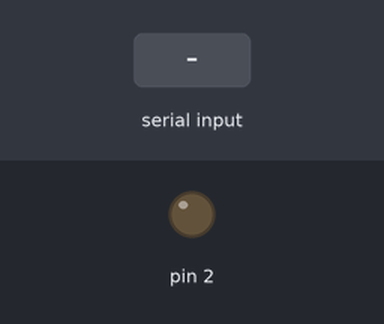
A sketch run on a simulated Arduino Uno, built with avr-gcc and run on an emulated ATmega328P. Parts: output pins drawn as LEDs (lit = HIGH). Inputs (shaded band) come from the test bench.

Above: at 1.2 s.
1.3 s: "a" received over Serial
At 2.5 s:
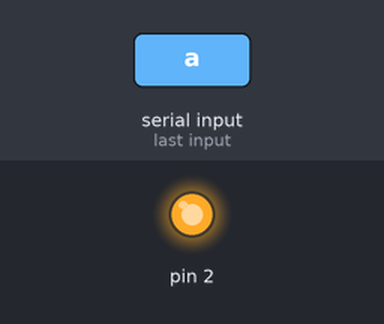
2.8 s: "b" received over Serial
At 3.7 s:
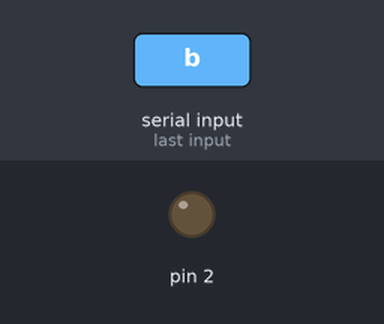
Timing chart, 0 to 5.8 s (numbered marks = the images above; inputs shaded):
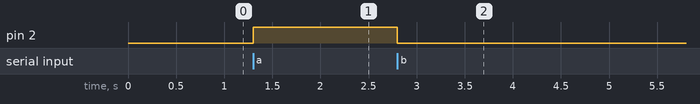

Measured:
- after the input at 1.3 s, pin 2: LOW → HIGH at once
- after the input at 2.8 s, pin 2: HIGH → LOW at once

The sketch:

farhana_keyboard.ino
```cpp
void setup()
{
Serial.begin(9600);
pinMode(2,OUTPUT);
}
void loop()
{
  if (Serial.available()>0)
  {
char data=Serial.read();
if(data=='a')


{
  digitalWrite (2,HIGH);
}
 if(data=='b')
{
digitalWrite (2,LOW);
}
}
}
```
